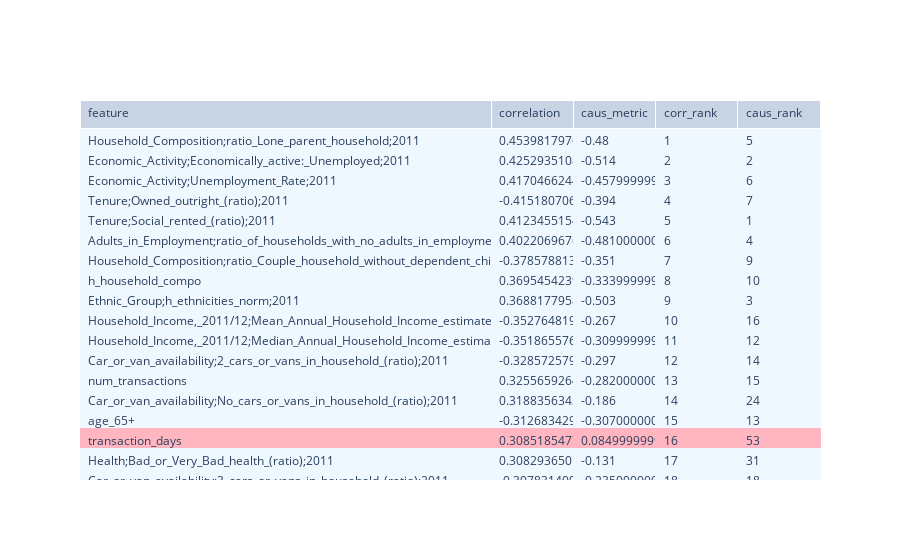

Notebook source saved alongside this figure:
### Code cell
fig = go.Figure(data=[go.Table(
    columnwidth = [400,80,80],
    header=dict(values=list(sort_df.columns[0:5]),
                #fill_color='paleturquoise',
                align='left'),
    cells=dict(values=[sort_df.feature, sort_df.correlation, 
                       sort_df.caus_metric, sort_df.corr_rank, sort_df.caus_rank],
               line_color=[col_causal], fill_color=[col_causal],
               #fill_color='lavender',
               align='left'))
])

fig.show()

### Figure 1 — Plotly figure (JSON) as saved in the notebook; plotly's stock layout.template omitted (floating-point values rounded to 4 significant figures; data arrays with more than 128 entries replaced by an {"elided": "..."} marker saying what was removed)
{"data": [{"cells": {"align": "left", "fill": {"color": [["aliceblue", "aliceblue", "aliceblue", "aliceblue", "aliceblue", "aliceblue", "aliceblue", "aliceblue", "aliceblue", "aliceblue", "aliceblue", "aliceblue", "aliceblue", "aliceblue", "aliceblue", "lightpink", "aliceblue", "aliceblue", "aliceblue", "aliceblue", "aliceblue", "aliceblue", "aliceblue", "lightpink", "aliceblue", "lightpink", "aliceblue", "aliceblue", "aliceblue", "aliceblue", "aliceblue", "lightpink", "lightpink", "aliceblue", "lightpink", "aliceblue", "aliceblue", "lightpink", "aliceblue", "aliceblue", "aliceblue", "lightpink", "lightpink", "aliceblue", "lightpink", "lightpink", "lightpink", "aliceblue", "lightpink", "lightpink", "lightpink", "aliceblue", "aliceblue", "lightpink", "aliceblue", "aliceblue", "lightpink", "lightpink", "lightpink", "lightpink", "aliceblue", "lightpink", "aliceblue", "aliceblue", "lightpink", "lightpink", "lightpink", "lightpink", "lightpink", "lightpink", "lightpink", "lightpink", "lightpink", "lightpink"]]}, "line": {"color": [["aliceblue", "aliceblue", "aliceblue", "aliceblue", "aliceblue", "aliceblue", "aliceblue", "aliceblue", "aliceblue", "aliceblue", "aliceblue", "aliceblue", "aliceblue", "aliceblue", "aliceblue", "lightpink", "aliceblue", "aliceblue", "aliceblue", "aliceblue", "aliceblue", "aliceblue", "aliceblue", "lightpink", "aliceblue", "lightpink", "aliceblue", "aliceblue", "aliceblue", "aliceblue", "aliceblue", "lightpink", "lightpink", "aliceblue", "lightpink", "aliceblue", "aliceblue", "lightpink", "aliceblue", "aliceblue", "aliceblue", "lightpink", "lightpink", "aliceblue", "lightpink", "lightpink", "lightpink", "aliceblue", "lightpink", "lightpink", "lightpink", "aliceblue", "aliceblue", "lightpink", "aliceblue", "aliceblue", "lightpink", "lightpink", "lightpink", "lightpink", "aliceblue", "lightpink", "aliceblue", "aliceblue", "lightpink", "lightpink", "lightpink", "lightpink", "lightpink", "lightpink", "lightpink", "lightpink", "lightpink", "lightpink"]]}, "values": {"elided": "5x74 mixed values"}}, "columnwidth": [400, 80, 80], "header": {"align": "left", "values": ["feature", "correlation", "caus_metric", "corr_rank", "caus_rank"]}, "type": "table"}], "layout": {"autosize": true}}
